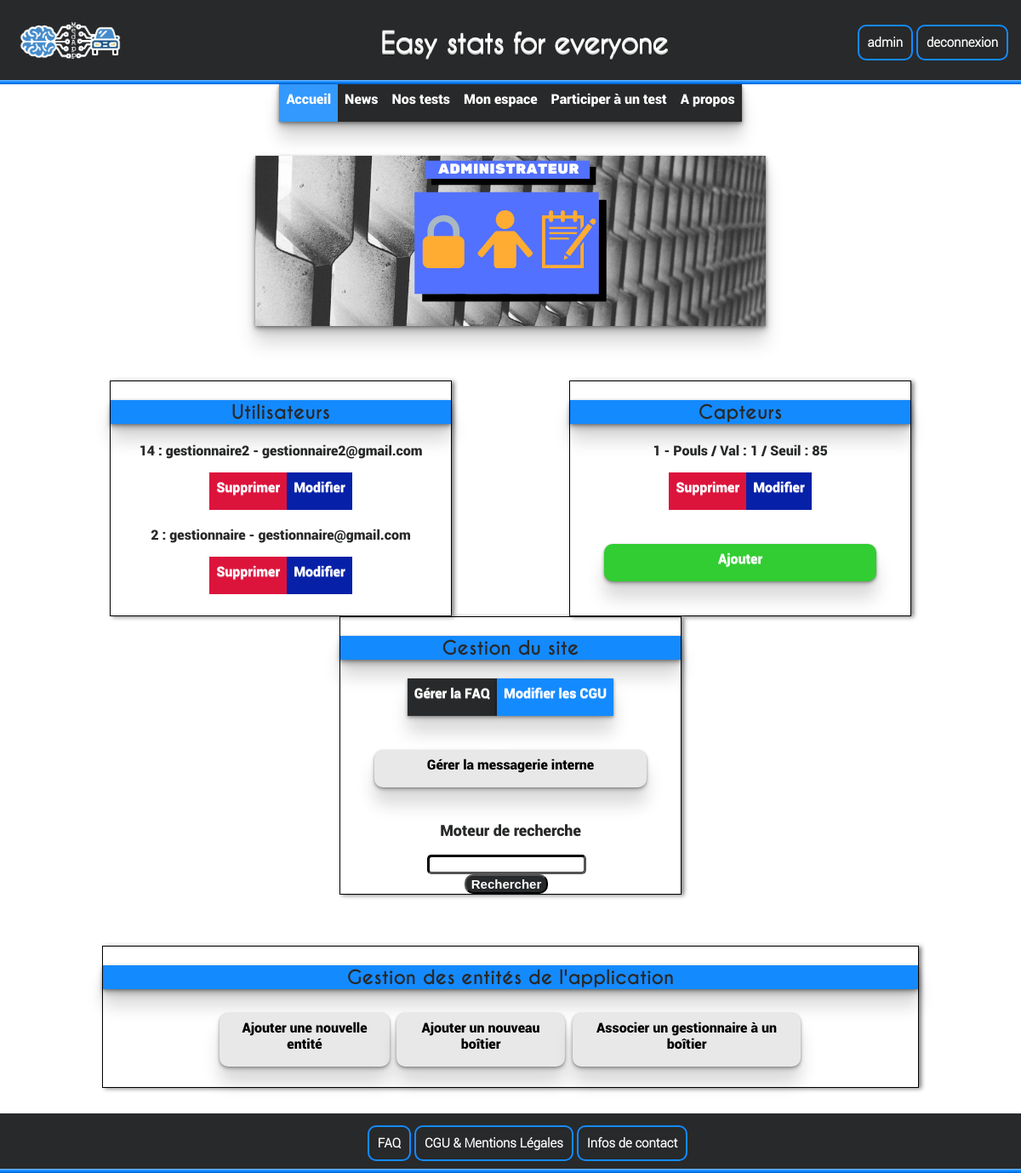
Page /page_admin.php (signed in) on the committed database.
### tables this page shows
CREATE TABLE IF NOT EXISTS `utilisateur` (
  `idUser` int(11) NOT NULL AUTO_INCREMENT,
  `Type` varchar(100) DEFAULT NULL,
  `login` varchar(100) NOT NULL,
  `Mdp` varchar(100) NOT NULL,
  `Nom` varchar(100) DEFAULT NULL,
  `Prenom` varchar(100) DEFAULT NULL,
  `Mail` varchar(100) DEFAULT NULL,
  `Sexe` varchar(100) DEFAULT NULL,
  `Taille` int(32) DEFAULT NULL,
  `Poids` int(32) DEFAULT NULL,
  `DateDeNaissance` date DEFAULT NULL,
  `Photos` varchar(200) DEFAULT NULL,
  `codeInscription` varchar(255) DEFAULT NULL,
  `idBoitier` int(11) DEFAULT NULL,
  PRIMARY KEY (`idUser`),
  KEY `idBoitier` (`idBoitier`)
);

CREATE TABLE IF NOT EXISTS `capteur` (
  `idCapteur` int(11) NOT NULL AUTO_INCREMENT,
  `Type` varchar(100) NOT NULL,
  `Valeur` double NOT NULL,
  `seuil` double NOT NULL,
  `Date` date DEFAULT NULL,
  `idBoitier` int(11) NOT NULL,
  PRIMARY KEY (`idCapteur`),
  KEY `idBoitier` (`idBoitier`)
);

### page_admin.php (called while the page is built, shortened)
<?php
include_once("includes/AccesBase.php");
$utilisateurs = $db->query('SELECT * FROM utilisateur ORDER BY idUser DESC');
$capteurs = $db->query('SELECT * FROM capteur ORDER BY idCapteur DESC');
include_once('Vues/page_admin.vue.php');
?>

### includes/header.php (called while the page is built, shortened)
<?php
include_once('Vues/header.vue.php');
?>

### includes/footer.php (called while the page is built)
<?php
include_once('Vues/footer.vue.php');
?>

### Vues/page_admin.vue.php (the view, shortened to what this page needs)
<!DOCTYPE HTML>
<html>
  <head>
	<link rel="stylesheet" type="text/css" href="design/page_admin.css">
  </head>
  <body>
    <header><?php include_once('includes/header.php'); ?></header>
    <div id = "main">
      <div align="center">
          <img class="bannière" src="ressources/page_admin.png" alt="Alt text"/>
      </div>
      <div class="options">
        <div class="catégorie">
          <p class="titre_catég"> Utilisateurs </p>
            <?php while($u = $utilisateurs->fetch()){ ?>
              <?php if($u['login']!=$_SESSION['login']){ ?>
                <p class="membre"><?= $u['idUser'] ?> : <?=$u['login'] ?>
                - <?= $u['Mail'] ?></p>
                <ul class="Actions">
                  <li class="Suppr"><a href="page_admin.php?delete=<?= $u['idUser']?>" onclick="return confirm('Etes-vous sûr de vouloir effectuer la suppresion ?');">Supprimer</a></li>
                  <li class="Modif"><a href="page_admin.php?modifier=<?= $u['idUser']?>">Modifier</a> </li>
                </ul>
              <?php } else{} ?>
            <?php } ?>
        </div>
        <div class="catégorie">
          <p class="titre_catég"> Capteurs </p>
            <?php while($c = $capteurs->fetch()){ ?>
              <p class="membre"><?= $c['idCapteur'] ?> - <?= $c['Type'] ?> / Val : <?=$c['Valeur'] ?>
              / Seuil :  <?= $c['seuil'] ?></p>
          <ul class="Actions">
            <li class="Del_cap"><a href="page_admin.php?delete_cap=<?= $c['idCapteur']?>" onclick="return confirm('Etes-vous sûr de vouloir effectuer la suppresion ?');">Supprimer</a></li>
            <li class="Modif_cap"><a href="page_capteur.php?modif_cap=<?= $c['idCapteur']?>">Modifier</a> </li>
          </ul>
        <?php } ?>
          <a class="Add_cap" href="add_capteur.php">Ajouter</a>
        </div>
        <div class="catégorie">
          <p class="titre_catég"> Gestion du site </p>
          <ul class="Gestion_site">
            <li><a class="gestion_FAQ" href="Edition_FAQ.php"> Gérer la FAQ </a></li>
            <li><a class="gestion_CGU" href="CGUMentionLegalesEdition.php">Modifier les CGU </a></li>
          </ul>
          <center>
            <a class="gestion_msg" href="Messagerie.php">Gérer la messagerie interne</a>
          </center>
          <center>
            <p class="titre_search"> Moteur de recherche </p>
            <section class="moteur_recherche">
              <div class="recherche">
                <form method="post" action="resultat_recherche.php">
                    <input type="text" name="keywords" class="champ_saisie"><br/>
                    <input type="submit" value="Rechercher" class="bouton_recherche">
                </form>
              </div>
            </section>
          </center>
        </div>
      </div>
      <center>
      <div class="gest_entites">
        <p class="titre_catég"> Gestion des entités de l'application </p>
        <ul class="actions_entite">
          <li><a class="add_boitier" href="new_entite.php">Ajouter une nouvelle entité</a></li>
          <li><a class="add_boitier" href="new_boitier.php">Ajouter un nouveau boîtier</a></li>
          <li><a class="add_boitier" href="gestionnaire_boit.php">Associer un gestionnaire à un boîtier</a></li>
        </ul>
      </div>
    </center>
    </div>
    <footer><?php include_once('includes/footer.php'); ?></footer>
  </body>
</html>

### Vues/header.vue.php
<link rel="stylesheet" type="text/css" href="design/header.css">
<div class="top_header">
	<a href="index.php"><img class="logo" src="ressources/logo_provisoire.png"></a>
	<div class="center">
		<div class="h_title" >
		  <div>
		    <h1 class="slogan"> Easy stats for everyone </h1>
		  </div>
		</div>
	</div>
	<div class = "co_ins">
	  <ul>
	       <?php
            if (empty($_SESSION['login'])){
              echo '<a class="at_coins" href="connexion.php">Connexion </a>
                    <a class="at_coins" href="Inscription.php">Inscription</a>';
            }
            else{
                echo '<a class="at_coins" href="Profil.php">'.$_SESSION['login'].'</a>
                      <a class="at_coins" href="deconnex.php">deconnexion</a>';
            }
            ?>
	  </ul>
	</div>
</div>
<div class="low_header">
	<ul class="menu">
	  <li class="limenu"><a class="title_menu" href="index.php">Accueil</a></li>
	  <li class="limenu"><a href="#news">News</a></li>
	  <li class="limenu"><a href="session_test.php">Nos tests</a></li>
	  <li class="limenu"><a href="monEspace.php">Mon espace</a></li>
	  <li class="limenu"><a href="#do_test">Participer à un test</a></li>
	  <li class="limenu"><a href="#a_propos">A propos</a></li>
	</ul>
</div>

### Vues/footer.vue.php
<link rel="stylesheet" type="text/css" href="design/footer.css">
<div class="conteneur">
	<div class="boutons">
		<ul>
		      <a class="bouton_footer" href="FAQ.php">FAQ</a>
		      <a class="bouton_footer" href="CGUMentionLegales.php">CGU & Mentions Légales</a>
		      <a class="bouton_footer" href="InfoContact">Infos de contact</a>
		 </ul>
	</div>
</div>

### design/page_admin.css (style rules this page uses)
body { margin:0; }
.bannière { box-shadow: 0 1px 3px rgba(0, 0, 0, .3), 0 3px 5px rgba(0, 0, 0, .2), 0 5px 10px rgba(0, 0, 0, .2), 0 20px 20px rgba(0, 0, 0, .15); }
.options { margin:5%; display:flex; justify-content: space-around; flex-wrap: wrap; }
.catégorie { box-shadow: 3px 1px 5px grey; border: 1px solid black; width:400px; height: auto; }
.titre_catég { font-family: CaviarDreams-Bold; font-size: 22px; text-align: center; color: #28292A; background-color: hsl(210, 100%, 54%); box-shadow: 0 1px 3px rgba(0, 0, 0, .3), 0 3px 5px rgba(0, 0, 0, .2), 0 5px 10px rgba(0, 0, 0, .2), 0 20px 20px rgba(0, 0, 0, .15); }
.Actions { display:table; width:auto; margin: auto; padding: 0; list-style-type: none; margin-bottom: 5%; }
.Actions li { display: table-cell; }
.Actions li a { font-family: Roboto-Black; display: block; text-align: center; color: white; text-decoration: none; padding: 8px 8px 17px 8px; text-shadow: 0 1px 0 rgba(255, 255, 255, .4); transition: all .4s; }
.Suppr { background-color: #DC143C; }
.Modif { background-color: #0620A8; }
.membre { font-family: Roboto-Black; text-align: center; color: #28292A; }
.Add_cap { background-color: #32CD32; font-family: Roboto-Black; display: block; text-align: center; color: white; text-decoration: none; padding: 8px 8px 17px 8px; text-shadow: 0 1px 0 rgba(255, 255, 255, .4); margin:10%; border-radius:10px; box-shadow: 0 1px 3px rgba(0, 0, 0, .3), 0 3px 5px rgba(0, 0, 0, .2), 0 20px 20px rgba(0, 0, 0, .15); transition: all .4s; }
.Del_cap { background-color: #DC143C; }
.Modif_cap { background-color: #0620A8; }
.Gestion_site { display:table; width:auto; margin:auto; padding:0; list-style-type: none; }
.Gestion_site li { display: table-cell; }
.Gestion_site a { font-family: Roboto-Black; display: block; text-align: center; color: white; text-decoration: none; padding: 8px 8px 17px 8px; text-shadow: 0 1px 0 rgba(255, 255, 255, .4); box-shadow: 0 1px 3px rgba(0, 0, 0, .3), 0 3px 5px rgba(0, 0, 0, .2), 0 20px 20px rgba(0, 0, 0, .15); transition: all .2s; }
.gestion_FAQ { background-color: #28292A; }
.gestion_CGU { background-color: hsl(210, 100%, 54%); }
.gestion_msg { font-family: Roboto-Black; display: block; text-align: center; color: black; text-decoration: none; margin: 10%; background-color: #e9e8e8; border-radius: 10px; padding: 8px 8px 17px 8px; text-shadow: 0 1px 0 rgba(255, 255, 255, .4); box-shadow: 0 1px 3px rgba(0, 0, 0, .3), 0 3px 5px rgba(0, 0, 0, .2), 0 20px 20px rgba(0, 0, 0, .15); transition: all .2s; }
.titre_search { font-family: Roboto-Black; font-size:18px; text-align: center; color: #28292A; }
.recherche { margin-right: 10px; }
.champ_saisie { border-radius: 5px; border-width: 3px; border-color: black; }
.bouton_recherche { border-radius: 10px; font-weight: bold; font-size:15px; color: white; background: #28292A; transition: all .2s; }
.gest_entites { margin-left:10%; margin-right:10%; display:flex; flex-direction: column; justify-content: space-around; flex-wrap: wrap; box-shadow: 3px 1px 5px grey; border: 1px solid black; height: auto; }
.actions_entite { display:table; width:auto; margin:auto; margin-bottom:2%; padding:0; list-style-type: none; }
.actions_entite li { display: table-cell; }
.add_boitier { font-family: Roboto-Black; display: block; text-align: center; color: black; text-decoration: none; margin:2%; background-color: #e9e8e8; border-radius: 10px; padding: 8px 8px 17px 8px; text-shadow: 0 1px 0 rgba(255, 255, 255, .4); box-shadow: 0 1px 3px rgba(0, 0, 0, .3), 0 3px 5px rgba(0, 0, 0, .2), 0 20px 20px rgba(0, 0, 0, .15); transition: all .2s; }

### design/footer.css (style rules this page uses)
footer { display:flexbox; position: relative; min-height: 100px; bottom: 0; left: 0; right: 0; top: auto; }
.conteneur { margin: auto; position:relative; min-height: 70px; bottom: 0; left: 0; right: 0; background: #28292A; box-shadow: 0 -1px 0 hsl(210, 100%, 42%) inset, 0 -2px 0 hsl(210, 100%, 48%) inset, 0 -3px 0 hsl(210, 100%, 54%) inset, 0 -4px 0 hsl(210, 100%, 60%) inset, 0 -5px 0 hsl(210, 100%, 70%) inset; display: flex; position: absolute; bottom: 0; }
.boutons { margin:auto; padding: auto; }
.bouton_footer { font:bold 15px Roboto-Light; color: white; text-decoration: none; padding:10px 10px 10px 10px; background: #28292A; border-radius:10px; border: 2px solid hsl(210, 100%, 54%); }

### rows in the picture
utilisateur: idUser "14", login "gestionnaire2", Mail "gestionnaire2@gmail.com"
utilisateur: idUser "2", login "gestionnaire", Mail "gestionnaire@gmail.com"
capteur: idCapteur "1", Type "Pouls", Valeur "1", seuil "85"

### other values in the picture
$_SESSION['login'] "admin"
